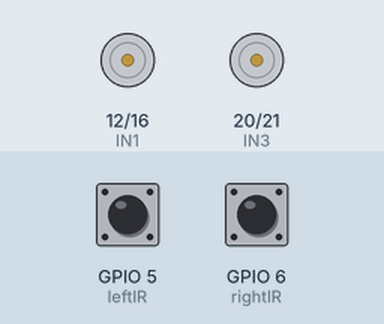
This program was run on a simulated Raspberry Pi (BCM pin numbers). Parts: motor-driver pin pairs drawn as motors (green arrow = first pin HIGH = forward, orange = second pin HIGH = backward, longer = more drive, scaled by the enable pin). Inputs (shaded band) come from the test bench; at power-on: GPIO 5 (leftIR) HIGH, GPIO 6 (rightIR) HIGH. What the program prints to the terminal is not drawn.

Above: at 1.2 s.
1.3 s: GPIO 5 (leftIR) pulled LOW for 0.15 s
At 1.39 s:
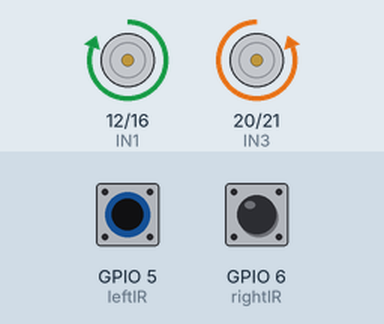
2.9 s: GPIO 6 (rightIR) pulled LOW for 0.15 s
At 2.99 s:
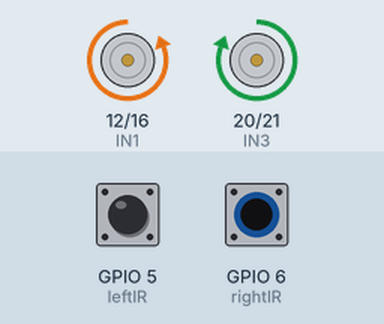
4.5 s: GPIO 6 (rightIR) pulled LOW for 3.2 s
At 8.8 s:
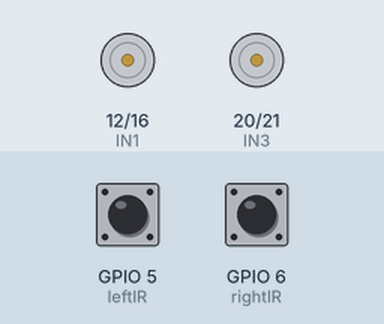
9.2 s: GPIO 5 (leftIR) pulled LOW for 3.2 s
At 10.0 s:
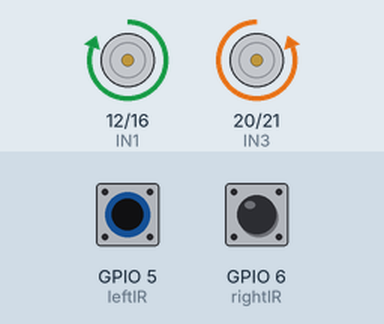
13.9 s: GPIO 5 (leftIR) driven LOW and GPIO 6 (rightIR) driven LOW
At 14.8 s:
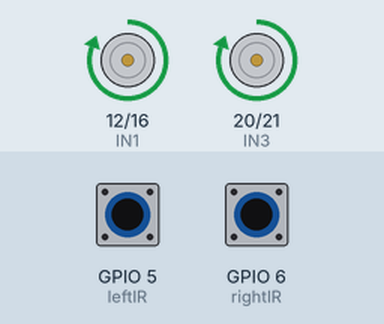
Timing chart, 0 to 16.4 s (numbered marks = the images above; inputs shaded):
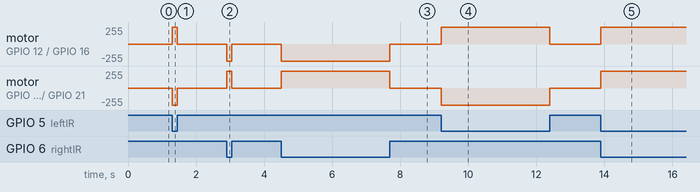

Measured:
- after the input at 1.3 s, motor on GPIO 12 (IN1) / GPIO 16 (IN2): stopped → forward 255/255 at once, → stopped 0.15 s later; motor on GPIO 20 (IN3) / GPIO 21 (IN4): stopped → backward 255/255 at once, → stopped 0.15 s later
- after the input at 2.9 s, motor on GPIO 12 (IN1) / GPIO 16 (IN2): stopped → backward 255/255 at once, → stopped 0.15 s later; motor on GPIO 20 (IN3) / GPIO 21 (IN4): stopped → forward 255/255 at once, → stopped 0.15 s later
- after the input at 4.5 s, motor on GPIO 12 (IN1) / GPIO 16 (IN2): stopped → backward 255/255 at once, → stopped 3.2 s later; motor on GPIO 20 (IN3) / GPIO 21 (IN4): stopped → forward 255/255 at once, → stopped 3.2 s later
- after the input at 9.2 s, motor on GPIO 12 (IN1) / GPIO 16 (IN2): stopped → forward 255/255 at once, → stopped 3.2 s later; motor on GPIO 20 (IN3) / GPIO 21 (IN4): stopped → backward 255/255 at once, → stopped 3.2 s later
- after the input at 13.9 s, motor on GPIO 12 (IN1) / GPIO 16 (IN2), motor on GPIO 20 (IN3) / GPIO 21 (IN4): stopped → forward 255/255 at once

The program:

lineFollower.py
```python
import RPi.GPIO as GPIO
import time
leftIR = 5
rightIR = 6
ENA = 18
IN1 = 12
IN2 = 16
IN3 = 20
IN4 = 21
ENB = 13
GPIO.setwarnings(False)
GPIO.setmode(GPIO.BCM)
GPIO.setup(leftIR,GPIO.IN)
GPIO.setup(rightIR,GPIO.IN)
GPIO.setup(IN1,GPIO.OUT)
GPIO.setup(IN2,GPIO.OUT)
GPIO.setup(IN3,GPIO.OUT)
GPIO.setup(IN4,GPIO.OUT)
GPIO.setup(ENA,GPIO.OUT)
GPIO.setup(ENB,GPIO.OUT)
leftPWM = GPIO.PWM(ENA,1000)
rightPWM = GPIO.PWM(ENB,1000)
leftPWM.start(0)
rightPWM.start(0)
leftPWM.ChangeDutyCycle(100)
rightPWM.ChangeDutyCycle(100)
while 1:
    if(GPIO.input(leftIR)==0 and GPIO.input(rightIR)==0):
        GPIO.output(IN1,GPIO.HIGH)
        GPIO.output(IN2,GPIO.LOW)
        GPIO.output(IN3,GPIO.HIGH)
        GPIO.output(IN4,GPIO.LOW)
	print "forward"
    elif(GPIO.input(leftIR)==1 and GPIO.input(rightIR)==0):
        GPIO.output(IN1,GPIO.LOW)
        GPIO.output(IN2,GPIO.HIGH)
        GPIO.output(IN3,GPIO.HIGH)
        GPIO.output(IN4,GPIO.LOW)
	print "left"
    elif(GPIO.input(leftIR)==0 and GPIO.input(rightIR)==1):
        GPIO.output(IN1,GPIO.HIGH)
        GPIO.output(IN2,GPIO.LOW)
        GPIO.output(IN3,GPIO.LOW)
        GPIO.output(IN4,GPIO.HIGH)
	print "right"
    else:
        GPIO.output(IN1,GPIO.LOW)
        GPIO.output(IN2,GPIO.LOW)
        GPIO.output(IN3,GPIO.LOW)
        GPIO.output(IN4,GPIO.LOW)
	print "stop"
```
